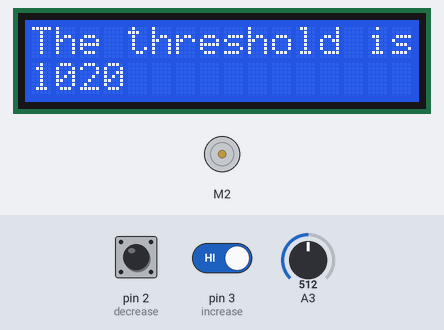
The sketch below on a simulated Arduino Uno, built with avr-gcc and run on an emulated ATmega328P. On the bench: 16×2 character LCD, DC motor (green arrow = forward, orange = backward, longer = faster). The test bench sets the inputs (shaded band); at power-on: A3 = 512, pin 3 (increase) HIGH, pin 2 (decrease) HIGH. The local clock reads 2024-03-15 10:24:30 at power-on unless the sketch sets it; EEPROM starts erased.

Above: at 0.4 s.
2.6 s: A3 set to 1003
4.1 s: A3 set to 1021
At 6.0 s:
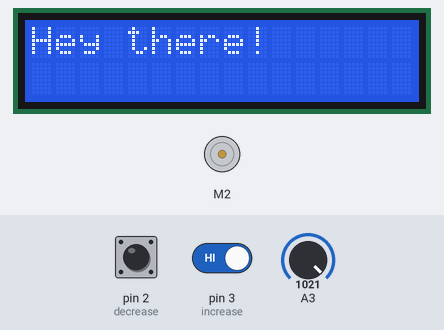
At 7.3 s:
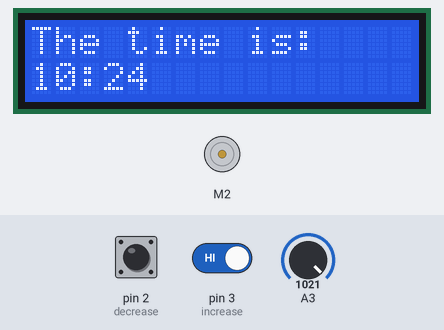
10.1 s: pin 3 (increase) driven LOW
At 12.0 s:
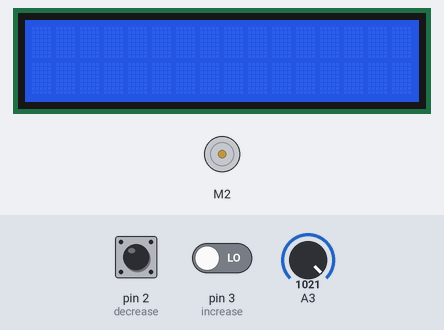
Timing chart, 0 to 13.5 s (numbered marks = the images above; inputs shaded):
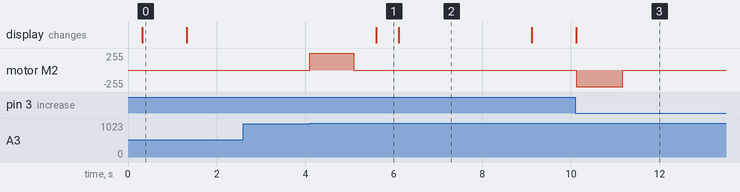

Measured:
- the behaviour switches between 1020 and 1021 on A3 (found by bisection; images 0 and 1)
- after the input at 2.6 s, every drawn part: stays the same
- after the input at 4.1 s, motor M2: stopped → forward 250/255 at once, → stopped 1.0 s later; the display: changes after 1.5 s (image 1)
- after the input at 10.1 s, motor M2: goes on until 11.2 s, then stays stopped
- what the display in image 0 shows lasts 1.0 s, from 0.3 s to 1.3 s
- what the display in image 1 shows lasts 0.5 s, from 5.6 s to 6.1 s
- what the display in image 2 shows lasts 3.0 s, from 6.1 s to 9.1 s

The sketch:

clap_clock.ino
```cpp
#include <DS3232RTC.h>
#include <Time.h>
#include <Wire.h>
#include <EEPROM.h>
#include <AFMotor.h>
#include <LiquidCrystal.h>

/* PIN MAPPINGS
   ------------
   Motor Shield:
     VCC, Gnd, Vin, 4, 7, 8, 11, 12

   Sound sensor:
     A3

   LCD:
     9, 10, 13, A0, A1, A2

   Front panel buttons:
     2, 3

   RTC:
     SCL, SDA

*/
LiquidCrystal lcd(10, 9, 13, 14, 15, 16);
AF_DCMotor slot(2, MOTOR12_1KHZ);
const int decrease = 2;
const int increase = 3;

volatile int threshold = 416;
volatile int increased = 0;
volatile int decreased = 0;
const int address = 0;
int level;
static bool slotIsOpen = false;

void setup() {
  pinMode(increase, INPUT);
  pinMode(decrease, INPUT);

  //Serial.begin(9600);
  if(EEPROM.read(address) < 0 || EEPROM.read(address) > 400){
    EEPROM.write(address, 104);
  }

  setSyncProvider(RTC.get);
  /*if(timeStatus() != timeSet){
    Serial.println("Unable to sync with the RTC");
  }
  else{
    Serial.println("RTC has set the system time");
  }*/

  threshold = (EEPROM.read(address) * 4); //Sound sensor ouptuts value between 0 and 1024, EEPROM holds values between 0 and 255

  pinMode(A3, INPUT);
  lcd.begin(16, 2);
  delay(250);
  lcd.clear();
  lcd.setCursor(0, 0);
  lcd.print("The threshold is:");
  lcd.setCursor(0, 1);
  lcd.print(threshold);
  delay(1000);
  lcd.clear();
  lcd.noDisplay();
}

void loop(){
    if (analogRead(A3) > threshold){
        level = analogRead(A3);
        openSlot();
        delay(500);
        displayTime();
        closeSlot();
        delay(500);
    }
    if(digitalRead(increase) == false){
        threshold += 4;
        EEPROM.write(address, (threshold / 4));
        delay(300);
    }
    if(digitalRead(decrease) == false){
        threshold -= 4;
        EEPROM.write(address, (threshold / 4));
        delay(300);
    }
}

void displayTime(){
    now();

    lcd.clear();
    lcd.display();

    if(timeStatus() != timeSet){
        lcd.setCursor(0, 0);
        lcd.print("Error! Tell Ben!!");
        delay(500);
    }
    else{
        lcd.setCursor(0, 0);
        lcd.print("Hey there!");
        delay(500);

        /*lcd.clear();
        lcd.setCursor(0, 0);
        lcd.print("The level was:");
        lcd.setCursor(0, 1);
        lcd.print(level);
        delay(2000);*/

        lcd.clear();
        lcd.setCursor(0, 0);
        lcd.print("The time is:");
        lcd.setCursor(0, 1);
        lcd.print(hour());
        lcd.print(":");
        if(minute() < 10){
            lcd.print("0");
        }
        lcd.print(minute());
        delay(3000);

        lcd.clear();
        lcd.setCursor(0, 0);
        lcd.print("The threshold is:");
        lcd.setCursor(0, 1);
        lcd.print(threshold);
        delay(1000);

    }
    lcd.noDisplay();
    lcd.clear();
}

void openSlot(){
    slot.setSpeed(250);
    slot.run(FORWARD);
    delay(1000);
    slot.run(RELEASE);
    slotIsOpen = true;
}

void closeSlot(){
    slot.setSpeed(250);
    slot.run(BACKWARD);
    delay(1050);
    slot.run(RELEASE);
    slotIsOpen = false;
}
```
